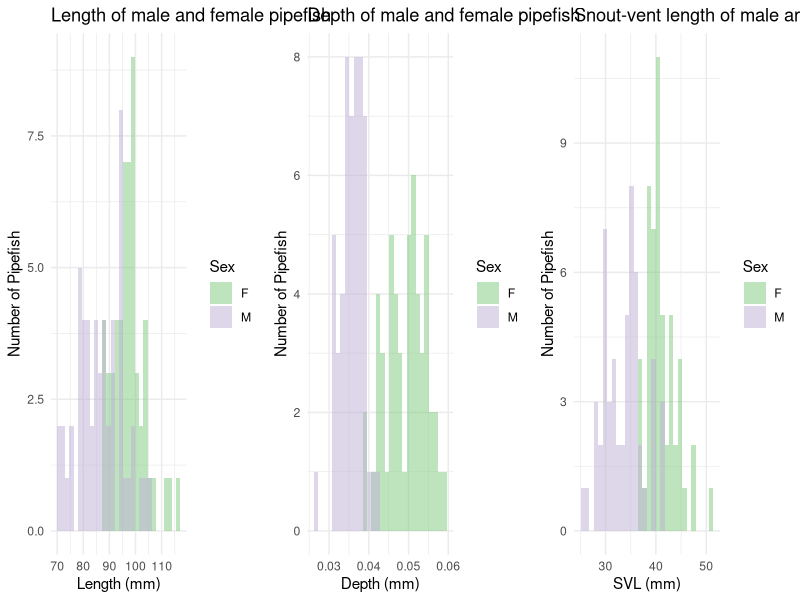
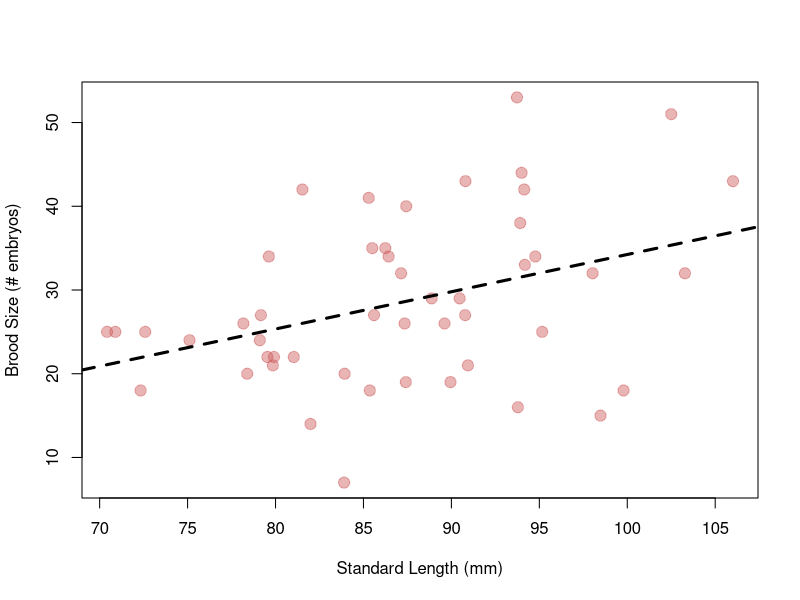
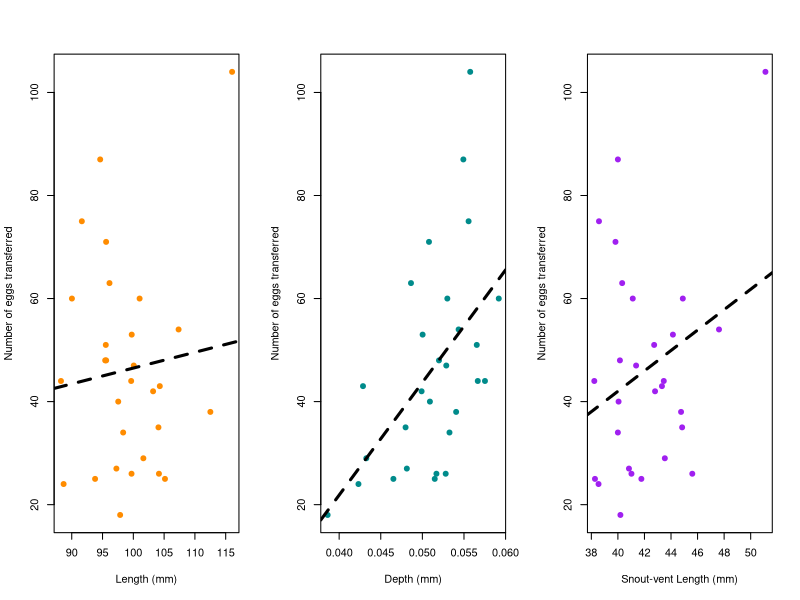

Write the R code that produced these figures, in order. (Note: this script raises an error after producing the figures.)
## ---- chunk 1
knitr::opts_knit$set(root.dir='../',
                     fig_path="../figs/")
## ---- chunk 2
#This is a cohesive list of all the libraries used in this document
library(ggplot2)
library(cowplot)
library(fBasics)
library(pwr)
library(lme4)
library(dplyr)
library(tidyr)
library(knitr)

## ---- chunk 3

#Metadata for males and females from the mesocosm experiments
fem_mesoSS <- read.csv("data/all_fem_meso_scovelli.csv")
mal_mesoSS <- read.csv("data/all_mal_meso_scovelli.csv")

## ---- chunk 4
#Subset the datasets to remove the fish exposed to estrogen
fem_succSS <- fem_mesoSS[grep("C", fem_mesoSS$trial_num),]
mal_succSS <- mal_mesoSS[grep("C", fem_mesoSS$trial_num),]

#Adding full fishIDs to make removing individuals easier
fem_succSS$femID <- paste0(fem_succSS$trial_num, "F",
                         fem_succSS$fishID)
mal_succSS$maleID <- paste0(mal_succSS$trial_num, "M",
                          mal_succSS$fishID)
#Removing the one female
fem_succSS <- subset(fem_succSS, !(femID %in% "C1F2"))

#Removing the two males who died
mal_succSS <- subset(mal_succSS, !(maleID %in% c("C1M5", "C6M2")))

#Replace NAs with 0s in the columns related to fitness
mal_succSS[, c("NumDeveloped", 
               "NumUndeveloped",
               "totalEggs")] <- sapply(mal_succSS[, c("NumDeveloped",
                                                      "NumUndeveloped",
                                                      "totalEggs")],
                                       function(x)
                                         ifelse(is.na(x), 0, x))

#Add a column for males to denote mating success
mal_succSS$MatingSuccess <- ifelse(mal_succSS$totalEggs > 0, 
                                   1, 
                                   0)

## ---- chunk 5

#Adjust the torso depth
fem_succSS$depth_adj <- fem_succSS$depth/fem_succSS$length
mal_succSS$depth_adj <- mal_succSS$depth/mal_succSS$length

#Testing to see if the variances are equal
var.test(fem_succSS$length, mal_succSS$length) #not equal
var.test(fem_succSS$depth_adj, mal_succSS$depth_adj)
var.test(fem_succSS$svl, mal_succSS$svl)

#Testing for normal distribution
normalTest(fem_succSS$length, method = "da") #not normal
normalTest(mal_succSS$length, method = "da") #normal
normalTest(fem_succSS$depth_adj, method = "da") #normal
normalTest(mal_succSS$depth_adj, method = "da")
normalTest(fem_succSS$svl, method = "da") #not normal
normalTest(mal_succSS$svl, method = "da")

## ---- chunk 6

#Combining the datasets
fem_succSS$Sex <- "F"
mal_succSS$Sex <- "M"
all_sex_meso <- rbind(fem_succSS[, c("length", "depth_adj", "svl", "Sex")], mal_succSS[, c("length", "depth_adj", "svl", "Sex")])

length <- ggplot(data = all_sex_meso, aes(x = length)) +
  geom_histogram(aes(fill = Sex),
                 alpha = 0.5,
                 position = 'identity') +
  scale_fill_manual(values = c("#7fc97f75", "#beaed475")) +
  theme_minimal() +
  labs(x = "Length (mm)",
       y = "Number of Pipefish",
       title = "Length of male and female pipefish")

depth <- ggplot(data = all_sex_meso, aes(x = depth_adj)) +
  geom_histogram(aes(fill = Sex),
                 alpha = 0.5,
                 position = 'identity') +
  scale_fill_manual(values = c("#7fc97f75", "#beaed475")) +
  theme_minimal() +
  labs(x = "Depth (mm)",
       y = "Number of Pipefish",
       title = "Depth of male and female pipefish")

svl <- ggplot(data = all_sex_meso, aes(x = svl)) +
  geom_histogram(aes(fill = Sex),
                 alpha = 0.5,
                 position = 'identity') +
  scale_fill_manual(values = c("#7fc97f75", "#beaed475")) +
  theme_minimal() +
  labs(x = "SVL (mm)",
       y = "Number of Pipefish",
       title = "Snout-vent length of male and female pipefish")

plot_grid(length, depth, svl,
          ncol = 3)

## ---- chunk 7
t.test(fem_succSS$length, mal_succSS$length, 
       var.equal = FALSE) #Sig. difference

## ---- chunk 8

#Checking the power - length
d_mean_len <- abs(mean(fem_succSS$length, na.rm = TRUE) - 
                    mean(mal_succSS$length, na.rm = TRUE))
pool_sd_len <- sqrt((var(fem_succSS$length, na.rm = TRUE) + 
                       var(mal_succSS$length, na.rm = TRUE))/ 2)
d_len <- d_mean_len/pool_sd_len

pwr.t.test(n = nrow(fem_succSS), 
           d = d_len,
           sig.level = 0.05,
           type = 'two.sample',
           alternative = 'two.sided')

#Checking the power - SVL
d_mean_svl <- abs(mean(fem_succSS$svl, na.rm = TRUE) - 
                    mean(mal_succSS$svl, na.rm = TRUE))
pool_sd_svl <- sqrt((var(fem_succSS$svl, na.rm = TRUE) + 
                       var(mal_succSS$svl, na.rm = TRUE))/ 2)
d_svl <- d_mean_svl/pool_sd_svl

pwr.t.test(n = nrow(fem_succSS), 
           d = d_svl,
           sig.level = 0.05,
           type = 'two.sample',
           alternative = 'two.sided')

#Checking the power - Depth
d_mean_depth <- abs(mean(fem_succSS$depth_adj, na.rm = TRUE) - 
                      mean(mal_succSS$depth_adj, na.rm = TRUE))
pool_sd_depth <- sqrt((var(fem_succSS$depth_adj, na.rm = TRUE) + 
                         var(mal_succSS$depth_adj, na.rm = TRUE))/ 2)
d_depth <- d_mean_depth/pool_sd_depth
pwr.t.test(n = nrow(fem_succSS), 
           d = d_depth,
           sig.level = 0.05,
           type = 'two.sample',
           alternative = 'two.sided')

## ---- chunk 9

#create a subset of only the males who mated
mal_succSS$totalEggs <- as.numeric(mal_succSS$totalEggs)
mated_malSS <- mal_succSS[mal_succSS$MatingSuccess == 1, ]

plot(mated_malSS$length,
     mated_malSS$totalEggs,
     xlab = "Standard Length (mm)",
     ylab = "Brood Size (# embryos)",
     col = "#CD5C5C75",
     pch = 19,
     cex = 1.5
)
abline(lm(mated_malSS$totalEggs ~ as.numeric(mated_malSS$length)), lwd = 3, lty = 2)
## ---- chunk 10
cor.test(mated_malSS$length, mated_malSS$totalEggs)
## ---- chunk 11
eggs_per_mate <- fem_succSS$totalEggs/fem_succSS$MatingSuccess
mean(eggs_per_mate, na.rm = TRUE)
sd(eggs_per_mate, na.rm = TRUE)/sqrt(length(eggs_per_mate))
## ---- chunk 12
#create a subset of only the females who mated
mated_femSS <- fem_succSS[fem_succSS$MatingSuccess != 0, ]

#Plot total number of eggs transferred against the different metrics for females size
par(mfrow=c(1,3))
plot(mated_femSS$length,
     mated_femSS$totalEggs,
     xlab = "Length (mm)",
     ylab = "Number of eggs transferred",
     col = "darkorange",
     pch = 19)
abline(lm(mated_femSS$totalEggs ~ mated_femSS$length), lwd = 3, lty = 2)
plot(mated_femSS$depth_adj,
     mated_femSS$totalEggs,
     xlab = "Depth (mm)",
     ylab = "Number of eggs transferred",
     col = "cyan4",
     pch = 19)
abline(lm(mated_femSS$totalEggs ~ mated_femSS$depth_adj), lwd = 3, lty = 2)
plot(mated_femSS$svl,
     mated_femSS$totalEggs,
     xlab = "Snout-vent Length (mm)",
     ylab = "Number of eggs transferred",
     col = "purple",
     pch = 19)
abline(lm(mated_femSS$totalEggs ~ mated_femSS$svl), lwd = 3, lty = 2)

## ---- chunk 13
cor.test(mated_femSS$length, as.numeric(mated_femSS$totalEggs))
cor.test(mated_femSS$depth_adj, as.numeric(mated_femSS$totalEggs))
cor.test(mated_femSS$svl, as.numeric(mated_femSS$totalEggs))

## ---- chunk 14
par(mfrow=c(2,2))
fem_succSS$mated <- as.factor(fem_succSS$mated)

boxplot(fem_succSS$length ~ fem_succSS$mated,
        xlab = "Mated",
        ylab = "Length (mm)",
        col= c("darkorange", "cyan4"))
boxplot(fem_succSS$depth_adj ~ fem_succSS$mated,
        xlab = "Mated",
        ylab = "Depth (mm)",
        col= c("darkorange", "cyan4"))
boxplot(fem_succSS$svl ~ fem_succSS$mated,
        xlab = "Mated",
        ylab = "Snout-vent Length (mm)",
        col= c("darkorange", "cyan4"))
boxplot(fem_succSS$weight ~ fem_succSS$mated,
        xlab = "Mated",
        ylab = "Weight (g)",
        col= c("darkorange", "cyan4"))

## ---- chunk 15
#Test the assumptions
##Equal variances
var.test(fem_succSS$length ~ fem_succSS$mated) #equal
var.test(fem_succSS$depth_adj ~ fem_succSS$mated) #not equal
var.test(fem_succSS$svl ~ fem_succSS$mated) #equal
var.test(fem_succSS$weight ~ fem_succSS$mated) #equal

##Normal Distributions
normalTest(fem_succSS$length, method = "da") #normal
normalTest(fem_succSS$depth_adj, method = "da") #not normal
normalTest(fem_succSS$svl, method = "da") #normal
normalTest(fem_succSS$weight, method = "da") #normal

#Running the appropriate test
t.test(fem_succSS$length ~ fem_succSS$mated, 
       var.equal = TRUE) #not sig.
wilcox.test(fem_succSS$depth_adj ~ fem_succSS$mated) #not sig.
t.test(fem_succSS$svl ~ fem_succSS$mated, 
       var.equal = TRUE) #not sig.
t.test(fem_succSS$weight ~ fem_succSS$mated,
       var.equal = TRUE) #not sig.
## ---- chunk 16

hist(fem_all$depth_adj, 
     xlab = "Torso Depth (mm)", 
     ylab = "Number of female pipefish",
     col = "#7fc97f", breaks = 20, main = "")

hist(fem_all$depth_adj[fem_all$MatingSuccess != 0], 
     add = TRUE,
     col = "#548B54", breaks = 15)

legend("topright",
       legend = c("Mated Females", "All Females"),
       col = c("#548B54", "#7fc97f"),
       pch = 15)
